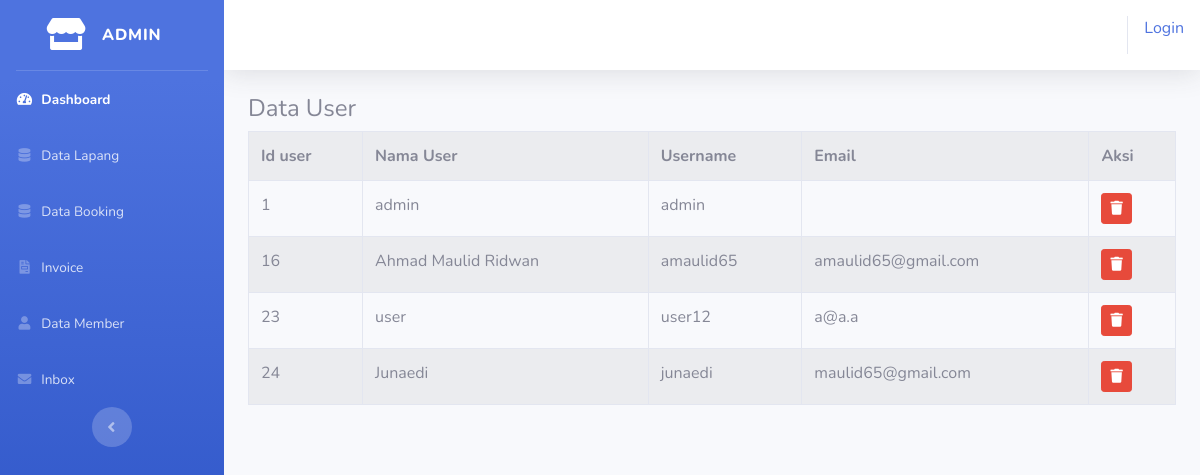
Screenshot of /index.php/admin/data_member with the database file from the repository.
### tables this page shows
CREATE TABLE `tb_user` (
  `id` int(11) NOT NULL,
  `nama` varchar(50) NOT NULL,
  `username` varchar(20) NOT NULL,
  `email` varchar(30) NOT NULL,
  `password` varchar(20) NOT NULL,
  `role_id` tinyint(1) NOT NULL
);

### application/controllers/admin/data_member.php (called while the page is built, shortened)
<?php
class Data_member extends CI_Controller{
	function __construct(){
		$this->load->model('model_member');
                $this->load->helper('url');
	}
	function index(){
		$data['user'] = $this->model_member->tampil_data()->result();
		$this->load->view('templates_admin/header');
		$this->load->view('templates_admin/sidebar');
		$this->load->view('admin/data_user', $data);
		$this->load->view('templates_admin/footer');
	}
}
?>

### index.php (called while the page is built, shortened)
<?php
require_once BASEPATH.'core/CodeIgniter.php';

### application/models/model_member.php (called while the page is built)
<?php
class model_member extends CI_Model{
	function tampil_data(){
		return $this->db->get('tb_user');
	}
}

### application/views/admin/data_user.php (the view, shortened to what this page needs)
<div class="container-fluid">
	<h4>Data User</h4>
	<table class="table table-bordered table-hover table-striped">
		<tr>
			<th>Id user</th>
			<th>Nama User</th>
			<th>Username</th>
			<th>Email</th>
			<th colspan="2">Aksi</th>
		</tr>
		<?php foreach($user as $usr){ ?>
		<tr>
			<td><?php echo $usr->id ?></td>
			<td><?php echo $usr->nama ?></td>
			<td><?php echo $usr->username ?></td>
			<td><?php echo $usr->email ?></td>
			<td onclick="javascript: return confirm('Anda Yakin Hapus?')"><?php echo anchor('admin/user/hapus/' .$usr->id, '<div class="btn btn-danger btn-sm"><i class="fas fa-trash"></i></div>') ?></td>
		</tr>
	<?php } ?>
	</table>
</div>

### rows the page displays
tb_user: id "1", nama "admin", username "admin"
tb_user: id "16", nama "Ahmad Maulid Ridwan", username "amaulid65", email "amaulid65@gmail.com"
tb_user: id "23", nama "user", username "user12", email "a@a.a"
tb_user: id "24", nama "Junaedi", username "junaedi", email "maulid65@gmail.com"

### other values shown
anchor('auth/login','Login') "Login"
